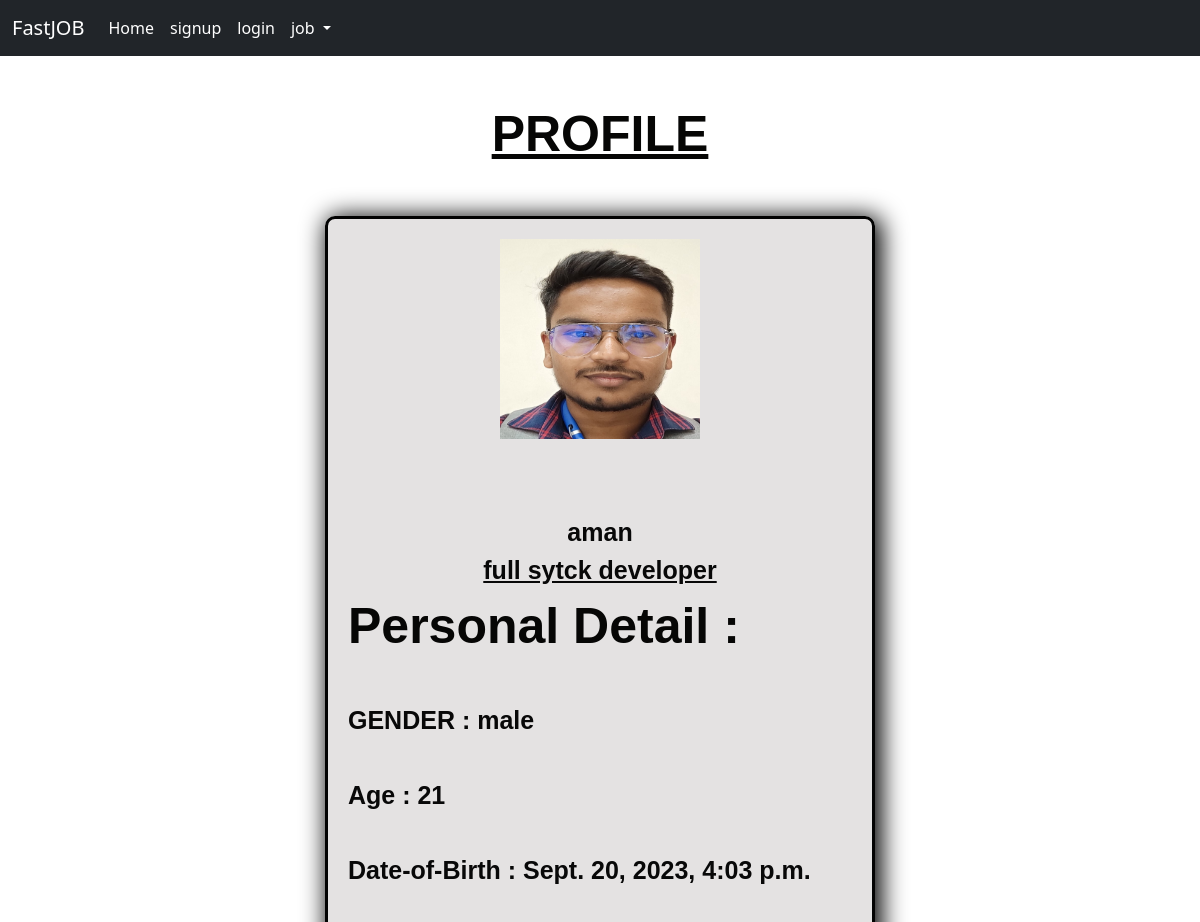
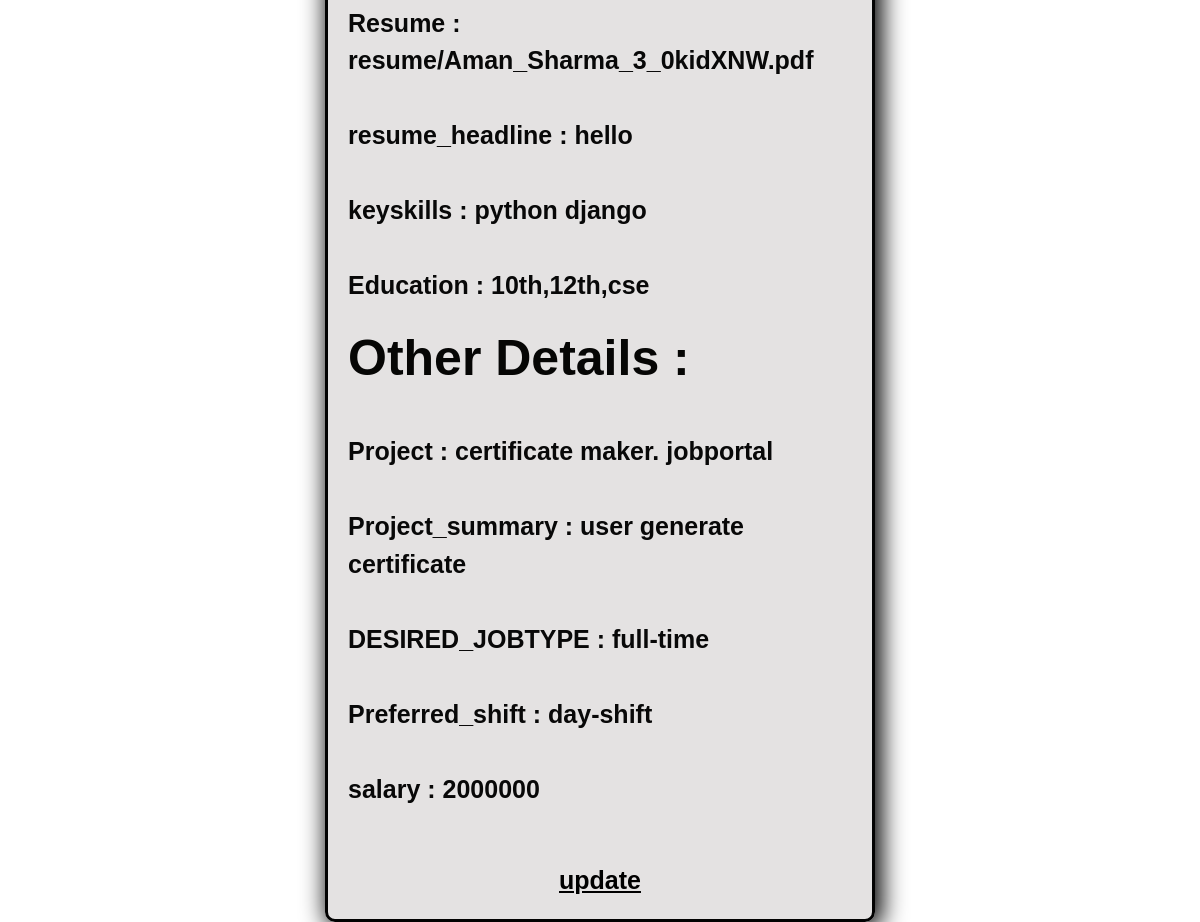
Screenshot of /profileview/1 with the database file from the repository (2 pictures, top to bottom).
### app/models.py (models this page shows, shortened)
class JobSeekerprofile(models.Model):
    name=models.CharField(max_length=220)
    age=models.CharField(max_length=100)
    profile=models.CharField(max_length=50)
    gender=models.CharField(max_length=100,choices=[('male','Male'),('female','Female'),('transgender','Transgender')])
    resume_upload=models.FileField(upload_to="resume/")
    photo=models.FileField(upload_to="photo/")
    resume_headline=models.TextField()
    keyskills=models.TextField()
    education=models.TextField()
    employment=models.CharField(max_length=100,choices=[('student','student'),('employed','employed'),('unemployed','unemployed'),('self employed','self employed')])
    project=models.TextField(null=True)
    project_summary=models.TextField(null=True)
    desired_jobtype=models.CharField(max_length=100,choices=[('full-time','full-time'),('part-time','part-time'),('internship','internship')])
    preferred_shift=models.CharField(max_length=100,choices=[('day-shift','day-shift'),('night-shift','night-shift'),('hybrid','hybrid'),('remote','remote')])
    expected_salary=models.CharField(max_length=1000,null=True)
    dob=models.DateTimeField(default=timezone.now , blank=True)
    email=models.EmailField(max_length=350)

### app/views.py (the view)
# urls.py: path("profileview/<int:id>",profileview,name='profileviews'),
def profileview(request,id):
    data=JobSeekerprofile.objects.get(id=id)
    return render(request,"profileview.html",{'data':data})

### template/profileview.html (shortened to what this page needs)
{%extends 'index.html'%}
{%block body%}
<br><br>
<center><h1 class="top"><u>PROFILE</u></h1></center>
<br>
<div class="div">
 <center><img src="{{data.photo.url}}" alt="" style="width: 200px;height:200px"></center><br><br>
 <center><b>{{data.name}}</b></center>
 <center><b><u>{{data.profile}}</u></b></center>
 <p>
    <span class="top">Personal Detail : </span><br><br>
    GENDER : {{data.gender}}<br><br>
    Age : {{data.age}}<br><br>
    Date-of-Birth : {{data.dob}}<br><br>
    Resume : {{data.resume_upload}} <br><br>
    resume_headline : {{data.resume_headline}}<br><br>
    keyskills : {{data.keyskills}}<br><br>
    Education : {{data.education}}
 </p>
 <p>
<span class="top">Other Details :</span><br><br>
    Project : {{data.project}}<br><br>
    Project_summary : {{data.project_summary}}<br><br>
    DESIRED_JOBTYPE : {{data.desired_jobtype}}<br><br>
    Preferred_shift : {{data.preferred_shift}}<br><br>
    salary : {{data.expected_salary}}<br><br>
 </p>
 <center "><a href="/update_profile/{{data.id}}" style="color: rgb(0, 0, 0);">update</a></center>
</div>
{%endblock body%}

### template/index.html (shortened to what this page needs)
<!doctype html>
<html lang="en">
  <head>
    <link href="https://cdn.jsdelivr.net/npm/bootstrap@5.3.1/dist/css/bootstrap.min.css" rel="stylesheet">
  </head>
  <body style="background-color:white">
    <nav class="navbar navbar-expand-lg bg-dark">
        <div class="container-fluid">
          <a class="navbar-brand text-white" href="#">FastJOB</a>
          <div class="collapse navbar-collapse" id="navbarNavDropdown">
            <ul class="navbar-nav">
              <li class="nav-item">
                <a class="nav-link active text-white" aria-current="page" href="/">Home</a>
              </li>
              <li class="nav-item">
                <a class="nav-link text-white" href="/signup">signup</a>
              </li>
              <li class="nav-item">
                <a class="nav-link text-white" href="/login">login</a>
              </li>
              <li class="nav-item dropdown ">
                <a class="nav-link dropdown-toggle text-white" href="#" role="button" data-bs-toggle="dropdown" aria-expanded="false">
                  job
                </a>
              </li>
            </ul>
          </div>
        </div>
      </nav>
    {%block body%}
    {%endblock body%}
  </body>
</html>

### template/profileview.html (style rules this page uses)
.top { font-size: 50px; font-family:Arial, Helvetica, sans-serif; font-weight: bolder; color: rgb(6, 6, 5) ; }
.div { margin: auto; width: 550px; height: auto; margin-top: 20px; padding:20px; font-family: Arial, Helvetica, sans-serif; font-weight: bolder; font-size: 25px; border: 3px solid rgb(2, 2, 2); border-radius:10px; box-shadow: 4px 3px 25px 3px rgba(0, 0, 0); background-color: rgba(219, 216, 216, 0.75); color:rgb(8, 8, 8); }

### rows the page displays
JobSeekerprofile: photo (picture), name "aman", profile "full sytck developer", gender "male", age "21", dob "Sept. 20, 2023, 4:03 p.m.", resume_upload "resume/Aman_Sharma_3_0kidXNW.pdf", resume_headline "hello", keyskills "python django", education "10th,12th,cse", project "certificate maker. jobportal", project_summary "user generate certificate", desired_jobtype "full-time", preferred_shift "day-shift", expected_salary "2000000"
